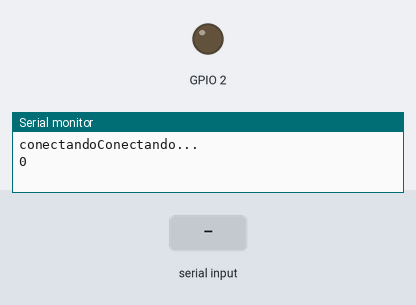
This sketch was run on a simulated ESP8266 (NodeMCU). Shown: output pins drawn as LEDs (lit = HIGH), the last lines printed to the serial monitor. Dashed ring = blinking. The inputs (shaded band) are chosen by the test bench. WiFi joins after 1.5 s; servers stay silent unless stated.

Above: at 0.1 s.
At 2.76 s:
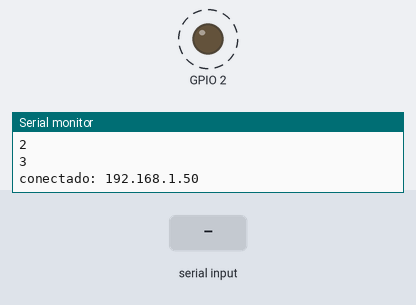
2.8 s: "AT_NO_NETWORK_JOINED\n" received over the second serial link
5.8 s: "AT_JOIN_ERROR\n" received over the second serial link
8.8 s: "AT_ALREADY_JOINED\n" received over the second serial link
Timing chart, 0 to 17.8 s (numbered marks = the images above; inputs shaded):
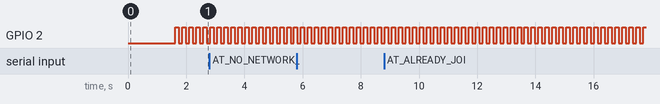

Measured:
- by itself, GPIO 2: alternates HIGH for 0.12 s and LOW for 0.12 s

The sketch:

LoRaWAN_OTAA+ESP8266_rev01.ino
```cpp
 //=======================================================================================//
/*
 Radioenge Equip. de Telecom.
 Abril de 2020
 Código exemplo para uso dos módulos LoRaWAN RD49C com o ESP8266/NodeMCU + ThingSpeak _ Ativação OTAA

 Fontes consultadas:
https://circuits4you.com/2018/01/02/esp8266-timer-ticker-example/ 08-04-2020
https://stackoverflow.com/questions/5697047/convert-serial-read-into-a-useable-string-using-arduino //08/04/2020
https://www.filipeflop.com/blog/esp8266-com-thingspeak/ //13-04-2020

obs.: O módulo já deve estar cadastrado no NetworkServer, já deve ter sido configurada a máscara de canais, o APPEUI e AppKey vem como a GPIO 0 deve ter sido configurada como analog
A interface serial do módulo LoRaWAN deve ser conectada nos pinos D1 e D2 (D1-Pino1; D2-Pino 2), GND do ESP8266/NodeMCU e RD49C devem estar conectados. A alimentação pode ser provida
pelo nodeMCU 3v3->pino 4 do RD49C

Este código de exemplo verifica se o RD49C está autenticado no NetowrkServer. Se estiver transmite o valor da leitura de tensão no GPIO 0 (pino 6). Se não estiver autenticado ... pede autenticação (join).
 */

//inclusão do DHT11
#include <ESP8266WiFi.h>
#include <Ticker.h>
#include<SoftwareSerial.h>
//========SoftwareSerial==================
SoftwareSerial SWSerial(4, 5);  //D2, D1 : Será usada a serial por software para deixar livre a serial do monitor serial
//===============Timer====================
Ticker blinker;

// =====================WiFi======================
#define WIFI_SSID "SSID WiFi"
#define WIFI_PASSWORD "Senha WiFi"
//===============================================

//constantes e variáveis globais
char EnderecoAPIThingSpeak[] = "api.thingspeak.com";
String ChaveEscritaThingSpeak = "6S Chave escrita T4";
long lastConnectionTime;
WiFiClient client;
int count = 0;
char inData[255]; // Buffer com tamanho suficiente para receber qualquer mensagem
char inChar=-1; // char para receber um caractere lido
byte indice = 0; // índice para percorrer o vetor de char = Buffer
int polingID=0;
char flag= false; //flag usada para avisar que a serial recebeu dados
bool flag_join = false;
bool flag_aux = false;
bool flag_gpio = false;
int leituraGPIO=0;
#define LoRaWANport 85
//===============================================================================
//Timer
void ICACHE_RAM_ATTR onTimerISR(){
    digitalWrite(LED_BUILTIN,!(digitalRead(LED_BUILTIN)));  //Toggle LED Pin
    timer1_write(600000);//12us
    count++;
}
//================================================================================

// ===================== protótipos das funções  =================================
char lerSerial();
char TrataRX(byte indice);
char LerGPIO(int id, char gpio);

//================================================================================


void setup() {

  Serial.begin(9600);
  SWSerial.begin(9600);
  // connect to wifi.
  WiFi.begin(WIFI_SSID, WIFI_PASSWORD);
  Serial.print("conectando");
  count=0;
  while ((WiFi.status() != WL_CONNECTED) && count<20)
  {
    Serial.print("Conectando...\n");
    Serial.println(count);
    delay(500);
    count++;
    if(WiFi.status() == WL_CONNECTED)
      count = 20; //se conectar vai sair do while
  }
  Serial.println(WiFi.status());
  if(WiFi.status())
  {
    Serial.println();
    Serial.print("conectado: ");
    Serial.println(WiFi.localIP());
  }
  else
  {
    Serial.println("Falha na conexao WiFi");
  }
  pinMode(LED_BUILTIN, OUTPUT); // Initialize the LED_BUILTIN pin as an output
  //Initialize Ticker every 0.5s
  timer1_attachInterrupt(onTimerISR);
  timer1_enable(TIM_DIV16, TIM_EDGE, TIM_SINGLE);
  timer1_write(600000); //120 ms
}


// the loop function runs over and over again forever
void loop() {

  if(count % 60 == 0)// 250 = 30 segundos
  {
      SWSerial.print("AT+RPIN=0");//leitura GPIO 0 que deve estar configurado como analog
      flag_gpio = true;
  }
  if(count % 250 == 0)// 250 = 30 segundos
  {


      Serial.println(count%250);
      if(flag_join)//se == 1 fez o join
      {
         char mensagem[50] = {0};
         sprintf(mensagem,"AT+SEND=%d:field1=%.2f\n", LoRaWANport,(LoRaWANport, (3.3/4096)*leituraGPIO) );
         SWSerial.print(mensagem);
         Serial.println(mensagem);
         Serial.println("Transmitiu Mensagem LoRa");
      }
      else
      {

        if(WiFi.status() == WL_CONNECTED)
          {
            char infoTTS[50] = {0};
            sprintf(infoTTS,"field1=%.2f", ((3.3/4096)*leituraGPIO) );
            EnvioTheThingSpeak(infoTTS);
          }
          else
          {
            WiFi.begin(WIFI_SSID, WIFI_PASSWORD);
          }
          SWSerial.print("AT+NJS=?");//pergunta para o módulo se o estado do join
          flag_aux = true; //avisa que perguntou para o EndDevice se foi feito o Join?
          Serial.println("Perguntou para o EndDevice se já fez o join. ");
      }
       count++;
  }
    flag= LerSerial();
    if (flag)
    {
      TrataRX(indice);
    }

}

//=========================== função para vericar se recebeu alguma informação na serial por software pinos D1 e D2 ===================
char LerSerial( )
{
    indice=0;
    while (SWSerial.available() > 0) // Don't read unless// there you know there is data
    {
        if(indice < 254) // One less than the size of the array
        {
            inChar = SWSerial.read(); // Read a character
            inData[indice] = inChar; // Store it
            delay (10);
            indice++; // Increment where to write next
            inData[indice] = '\0'; // Null terminate the string
        }
    }
    if(indice>0)
    {
        return(1); //retorno da função avisando que recebeu dados na serial
    }
    else
    {
      return (0);
    }

}
//-----------------------------------------------------------------------------//

//================== tratamento do que recebeu na serial ========================
char TrataRX(byte indice)
{
      Serial.println(inData); //mostra no console serial
      if( (strstr (inData, "AT_NO_NETWORK_JOINED")) || (strstr (inData, "AT_JOIN_ERROR") ))
      {
          Serial.println("Ainda nao \"joined\"");
          flag_join=false;
      }
      if(!flag_join) // se ainda nao fez ou nao sabe se fez join OTAA
      {
        if(strstr (inData, "AT_ALREADY_JOINED"))//Somente para Debug. Pode ser apagado.
        {
          Serial.println("Ja havia feito o join."); //Somente para Debug. Pode ser apagado.
          flag_join = true;
        }
        if(strstr (inData, "AT_JOIN_OK"))//Somente para Debug. Pode ser apagado.
        {
          Serial.println("Acabou de fazer o join");//Somente para Debug. Pode ser apagado.
          flag_join = true;
        }
        //flag_join = strstr (inData, "AT_ALREADY_JOINED") ||  strstr (inData, "AT_JOIN_OK"); // verifica se recebeu menssagens que indicam que já fez o join
        char *joined = 0;//Somente para Debug. Pode ser apagado.
        joined = strstr (inData, "AT_ALREADY_JOINED");//Somente para Debug. Pode ser apagado.
        Serial.println(joined);//Somente para Debug. Pode ser apagado.
        joined =  strstr (inData, "AT_JOIN_OK");//Somente para Debug. Pode ser apagado.
        Serial.println(joined);//Somente para Debug. Pode ser apagado.
        if(flag_aux)//se perguntou o join status
        {
          if(inData[0]=='1')//e a resposta foi 1
          {
            flag_join = true;
            Serial.println("Resposta do AT+JOIN recebida. Join ok... pode transmitir");//Somente para Debug. Pode ser apagado.
          }
          else
          {
            flag_join = false;
            Serial.println("flag_join = false");//Somente para Debug. Pode ser apagado.
          }
          flag_aux = false;
         }
         if(!flag_join) // se após ler a resposta na serial ainda não identificou que foi feito o join... pede para o EndDevice fazer o join novamente.
         {
          SWSerial.print("AT+JOIN");//pede join para o GW
            Serial.println("Join nao foi feito. pede join para o gw novamente.");//Somente para Debug. Pode ser apagado.
            delay (1000);
         }
      }
      if(flag_gpio)
      {
        leituraGPIO = atoi(&inData[2]);
        Serial.print("Valor em bits do AD: ");
        Serial.println(leituraGPIO);
        Serial.print("Tensao no AD: ");
        Serial.println((3.3/4096)*leituraGPIO);
        flag_gpio = false;
      }
}


//==========================================================================


//==========================================================================
char EnvioTheThingSpeak(String dados)
{
if (client.connect(EnderecoAPIThingSpeak, 80))
    {
        /* faz a requisição HTTP ao ThingSpeak */
        client.print("POST /update HTTP/1.1\n");
        client.print("Host: api.thingspeak.com\n");
        client.print("Connection: close\n");
        client.print("X-THINGSPEAKAPIKEY: "+ChaveEscritaThingSpeak+"\n");
        client.print("Content-Type: application/x-www-form-urlencoded\n");
        client.print("Content-Length: ");
        client.print(dados.length());
        client.print("\n\n");
        client.print(dados);
        Serial.println("- Informações enviadas ao ThingSpeak!");
        Serial.println(dados);
    }
}
```
